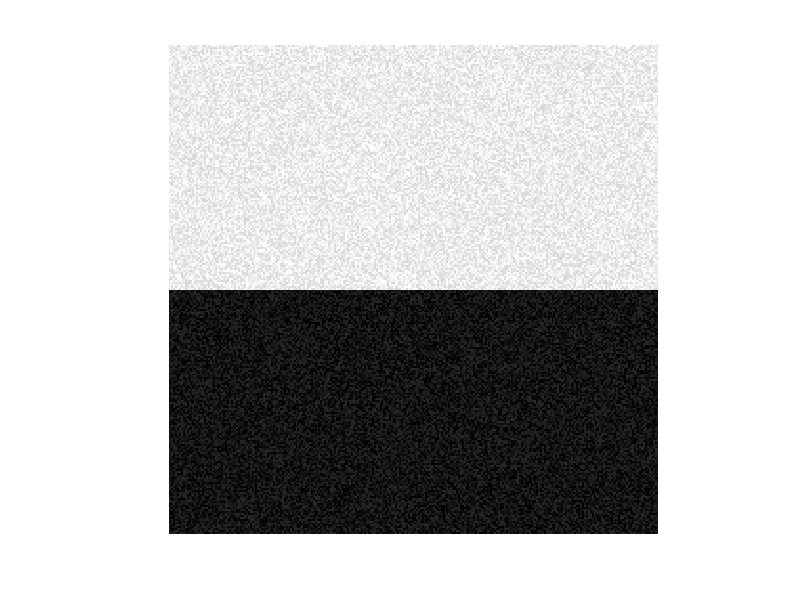
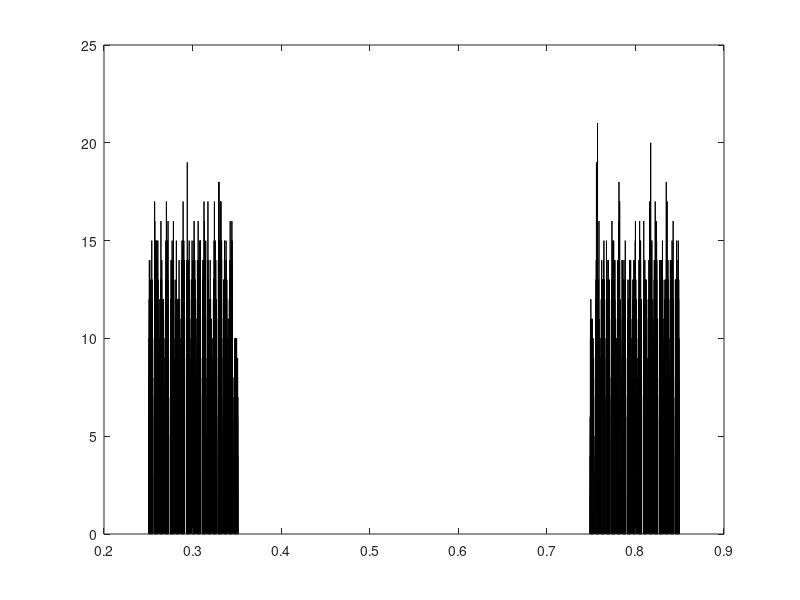

Write MATLAB code to recreate these figures, in order.
close all;clear all;
N=256;

%For uniform noise distribution
I=ones(N);

%For salt and pepper
I1=0.5*ones(N);

%For gaussian
I2=zeros(N);
I2(1:128,:)=0.75;
I2(129:256,:)=0.25;



J1 = imnoise(I1,'salt & pepper', 0.2);
J2 = imnoise(I2,'gaussian', 0.1);

J3=I2+0.1*rand(N);

bins=100;
% figure(100);imshow(abs(J1),[])
% figure(200);hist(J1,bins)
% 
% figure(100);imshow(abs(J2),[])
% figure(200);hist(J2,bins)

figure(100);imshow(abs(J3),[])
figure(200);hist(J3,bins)